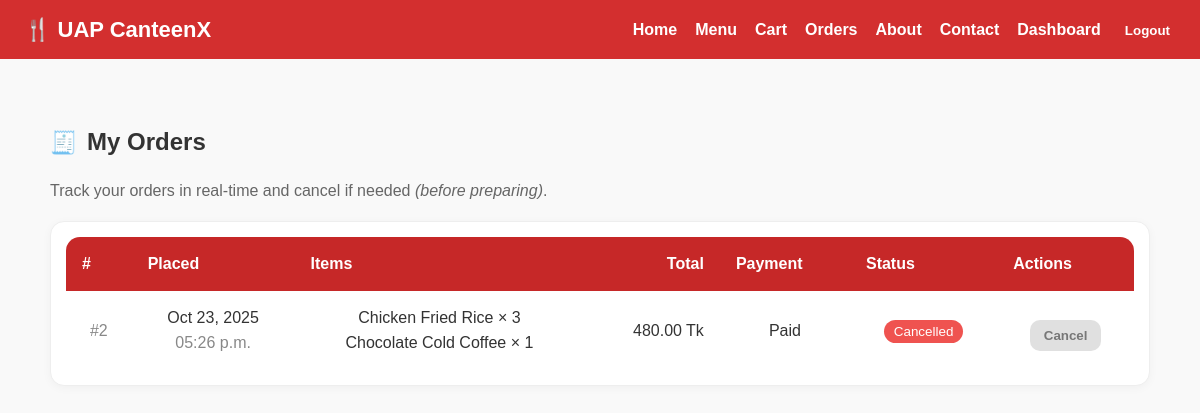
Page /orders/ (signed in) on the earlier database version.
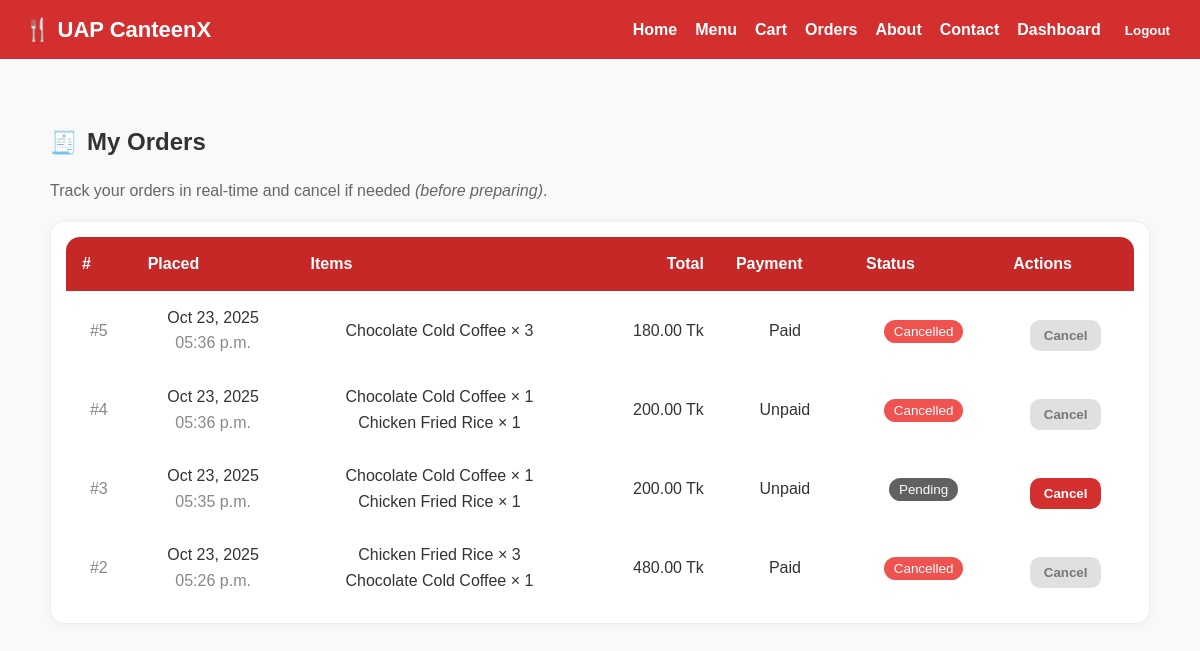
Same page on the later database version.
### my_canteen/models.py (models this page shows, shortened)
class Order(models.Model):
    STATUS_CHOICES = [
        ('pending', 'Pending'),
        ('accepted', 'Accepted'),
        ('preparing', 'Preparing'),
        ('ready', 'Ready'),
        ('delivered', 'Delivered'),
        ('completed', 'Completed'),
        ('cancelled', 'Cancelled'),
    ]
    PAYMENT_STATUS_CHOICES = [('unpaid', 'Unpaid'), ('paid', 'Paid'),]
    PAYMENT_METHOD_CHOICES = [('cash', 'Cash'),('mock_card', 'Mock Card'),
        ('stripe', 'Stripe'),
        ('sslcommerz', 'SSLCommerz'),]  # ভবিষ্যতে 'card', 'online' যোগ করা হবে
    user = models.ForeignKey(User, on_delete=models.CASCADE)
    total_price = models.DecimalField(max_digits=8, decimal_places=2)
    address = models.CharField(max_length=255)
    status = models.CharField(max_length=20, choices=STATUS_CHOICES, default='pending')
    payment_status = models.CharField(max_length=10, choices=PAYMENT_STATUS_CHOICES, default='unpaid')
    payment_method = models.CharField(max_length=10, choices=PAYMENT_METHOD_CHOICES, default='cash')
    created_at = models.DateTimeField(auto_now_add=True)

class OrderItem(models.Model):
    order = models.ForeignKey(Order, on_delete=models.CASCADE)
    item = models.ForeignKey(MenuItem, on_delete=models.CASCADE)
    quantity = models.PositiveIntegerField(default=1)
    unit_price = models.DecimalField(max_digits=6, decimal_places=2)

class MenuItem(models.Model):
    name = models.CharField(max_length=100)
    description = models.TextField(blank=True)
    price = models.DecimalField(max_digits=6, decimal_places=2)
    stock = models.PositiveIntegerField(default=0)
    image = models.ImageField(upload_to='menu/', blank=True, null=True)
    category = models.ForeignKey(Category, on_delete=models.CASCADE, null=True)
    is_active = models.BooleanField(default=True)
    is_popular = models.BooleanField(default=False)
    rating_avg = models.FloatField(default=0)
    rating_count = models.PositiveIntegerField(default=0)

### my_canteen/views.py (the view)
# urls.py: path('orders/', views.orders_page, name='orders'),
@login_required
def orders_page(request):
    profile = UserProfile.objects.select_related("user").get(user=request.user)
    role = get_role(request.user)
    if role in ["vendor", "admin"]:
        orders = Order.objects.all().order_by("-created_at")
    elif role == "staff":
        orders = Order.objects.filter(
            status__in=["accepted", "preparing"]
        ).order_by("-created_at")
    else:
        orders = Order.objects.filter(user=request.user).order_by("-created_at")
    cancelable_ids = {o.id for o in orders if can_user_cancel(o, request.user)}
    return render(
        request,
        "my_canteen/orders.html",
        {"orders": orders, "profile": profile, "cancelable_ids": cancelable_ids},
    )

### my_canteen/context_processors.py (called while the page is built)
def cart_count(request):
    cart = request.session.get("cart", {})
    return {"cart_count": sum(cart.values())}

### my_canteen/views.py (called while the page is built)
def get_role(user):
    try:
        return user.userprofile.role
    except UserProfile.DoesNotExist:
        return "guest"

def can_user_cancel(order, user) -> bool:
    role = get_role(user)
    if role not in {"student", "faculty", "guest"}:
        return False
    if order.user_id != user.id:
        return False
    return order.status in {"pending", "accepted"}

### my_canteen/templates/my_canteen/orders.html (shortened to what the changed rows need)
{% extends "my_canteen/base.html" %}
{% load static %}
{% block content %}
<section class="container" style="max-width: 1100px;">
  <div class="page-title" style="display:flex;align-items:center;gap:.6rem;margin:24px 0 12px;">
    <h2 style="margin:0;">My Orders</h2>
  </div>
  <div class="card" style="background:#fff;border:1px solid #eee;border-radius:14px;box-shadow:0 2px 10px rgba(0,0,0,.04);">
    <div class="table-wrap" style="overflow-x:auto;">
      <table style="width:100%;border-collapse:separate;border-spacing:0;">
        <thead style="background:#c62828;color:#fff;">
          <tr>
            <th style="padding:14px 16px;font-weight:600;text-align:left;border-top-left-radius:14px;">#</th>
            <th style="padding:14px 16px;font-weight:600;text-align:left;">Placed</th>
            <th style="padding:14px 16px;font-weight:600;text-align:left;">Items</th>
            <th style="padding:14px 16px;font-weight:600;text-align:right;">Total</th>
            <th style="padding:14px 16px;font-weight:600;text-align:left;">Payment</th>
            <th style="padding:14px 16px;font-weight:600;text-align:left;">Status</th>
            <th style="padding:14px 16px;font-weight:600;text-align:left;border-top-right-radius:14px;">Actions</th>
          </tr>
        </thead>
        <tbody>
          {% for order in orders %}
          <tr style="border-bottom:1px solid #f0f0f0;">
            <td style="padding:14px 16px;color:#888;">#{{ order.id }}</td>
            <td style="padding:14px 16px;">
              {{ order.created_at|date:"M d, Y" }}<br>
              <span style="color:#888;">{{ order.created_at|date:"h:i a" }}</span>
            </td>
            <td style="padding:14px 16px;">
              {% for oi in order.orderitem_set.all %}
                {{ oi.item.name }} × {{ oi.quantity }}<br>
              {% endfor %}
            </td>
            <td style="padding:14px 16px;text-align:right;">
              {{ order.total_price }} Tk
            </td>
            <td style="padding:14px 16px;">
              {{ order.payment_status|title }}
            </td>
            <td style="padding:14px 16px;">
              {% if order.status == 'completed' %}
                <span style="background:#2e7d32;color:#fff;padding:4px 10px;border-radius:999px;font-size:.84rem;">Completed</span>
              {% elif order.status == 'cancelled' %}
                <span style="background:#ef5350;color:#fff;padding:4px 10px;border-radius:999px;font-size:.84rem;">Cancelled</span>
              {% elif order.status == 'ready' %}
                <span style="background:#0288d1;color:#fff;padding:4px 10px;border-radius:999px;font-size:.84rem;">Ready</span>
              {% elif order.status == 'preparing' %}
                <span style="background:#f57c00;color:#fff;padding:4px 10px;border-radius:999px;font-size:.84rem;">Preparing</span>
              {% elif order.status == 'accepted' %}
                <span style="background:#6d4c41;color:#fff;padding:4px 10px;border-radius:999px;font-size:.84rem;">Accepted</span>
              {% else %}
                <span style="background:#616161;color:#fff;padding:4px 10px;border-radius:999px;font-size:.84rem;">Pending</span>
              {% endif %}
            </td>
            <td style="padding:14px 16px;">
              {% if order.id in cancelable_ids %}
                <form action="{% url 'user_order_cancel' order.id %}" method="post" style="display:inline;">
                  <button type="submit"
                          style="background:#d32f2f;color:#fff;border:none;border-radius:10px;padding:8px 14px;cursor:pointer;">
                    Cancel
                  </button>
                </form>
              {% else %}
                <button type="button" disabled
                        title="You can cancel before preparing only"
                        style="background:#e0e0e0;color:#777;border:none;border-radius:10px;padding:8px 14px;">
                  Cancel
                </button>
              {% endif %}
            </td>
          </tr>
          {% empty %}
          <tr>
            <td colspan="7" style="padding:28px;text-align:center;color:#777;">
              No orders yet.
            </td>
          </tr>
          {% endfor %}
        </tbody>
      </table>
    </div>
  </div>
</section>
{% endblock %}

Differences in the rows shown:
added Order: id "5", created_at "Oct 23, 2025", created_at "05:36 p.m.", total_price "180.00", payment_status "Paid", status "Cancelled"
added OrderItem: item.name "Chocolate Cold Coffee", quantity "3", shown under "5"
added Order: id "4", created_at "Oct 23, 2025", created_at "05:36 p.m.", total_price "200.00", payment_status "Unpaid", status "Cancelled"
added OrderItem: item.name "Chocolate Cold Coffee", quantity "1", shown under "4"
added OrderItem: item.name "Chicken Fried Rice", quantity "1", shown under "4"
added Order: id "3", created_at "Oct 23, 2025", created_at "05:35 p.m.", total_price "200.00", payment_status "Unpaid", status "Pending", shows "Cancel"
added OrderItem: item.name "Chocolate Cold Coffee", quantity "1", shown under "3"
added OrderItem: item.name "Chicken Fried Rice", quantity "1", shown under "3"
